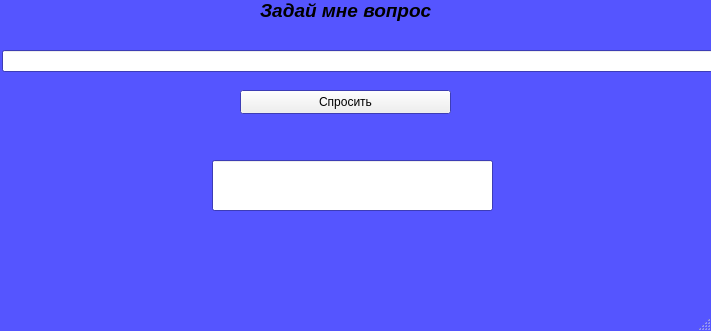
<?xml version="1.0" encoding="UTF-8"?>
<ui version="4.0">
 <class>MainWindow</class>
 <widget class="QMainWindow" name="MainWindow">
  <property name="geometry">
   <rect>
    <x>0</x>
    <y>0</y>
    <width>711</width>
    <height>331</height>
   </rect>
  </property>
  <property name="palette">
   <palette>
    <active>
     <colorrole role="Window">
      <brush brushstyle="SolidPattern">
       <color alpha="255">
        <red>85</red>
        <green>85</green>
        <blue>255</blue>
       </color>
      </brush>
     </colorrole>
     <colorrole role="Shadow">
      <brush brushstyle="SolidPattern">
       <color alpha="255">
        <red>0</red>
        <green>0</green>
        <blue>127</blue>
       </color>
      </brush>
     </colorrole>
     <colorrole role="HighlightedText">
      <brush brushstyle="SolidPattern">
       <color alpha="255">
        <red>255</red>
        <green>170</green>
        <blue>255</blue>
       </color>
      </brush>
     </colorrole>
     <colorrole role="LinkVisited">
      <brush brushstyle="SolidPattern">
       <color alpha="255">
        <red>108</red>
        <green>164</green>
        <blue>255</blue>
       </color>
      </brush>
     </colorrole>
     <colorrole role="AlternateBase">
      <brush brushstyle="SolidPattern">
       <color alpha="255">
        <red>255</red>
        <green>85</green>
        <blue>255</blue>
       </color>
      </brush>
     </colorrole>
    </active>
    <inactive>
     <colorrole role="Window">
      <brush brushstyle="SolidPattern">
       <color alpha="255">
        <red>85</red>
        <green>85</green>
        <blue>255</blue>
       </color>
      </brush>
     </colorrole>
     <colorrole role="Shadow">
      <brush brushstyle="SolidPattern">
       <color alpha="255">
        <red>0</red>
        <green>0</green>
        <blue>127</blue>
       </color>
      </brush>
     </colorrole>
     <colorrole role="HighlightedText">
      <brush brushstyle="SolidPattern">
       <color alpha="255">
        <red>255</red>
        <green>170</green>
        <blue>255</blue>
       </color>
      </brush>
     </colorrole>
     <colorrole role="LinkVisited">
      <brush brushstyle="SolidPattern">
       <color alpha="255">
        <red>108</red>
        <green>164</green>
        <blue>255</blue>
       </color>
      </brush>
     </colorrole>
     <colorrole role="AlternateBase">
      <brush brushstyle="SolidPattern">
       <color alpha="255">
        <red>255</red>
        <green>85</green>
        <blue>255</blue>
       </color>
      </brush>
     </colorrole>
    </inactive>
    <disabled>
     <colorrole role="Base">
      <brush brushstyle="SolidPattern">
       <color alpha="255">
        <red>85</red>
        <green>85</green>
        <blue>255</blue>
       </color>
      </brush>
     </colorrole>
     <colorrole role="Window">
      <brush brushstyle="SolidPattern">
       <color alpha="255">
        <red>85</red>
        <green>85</green>
        <blue>255</blue>
       </color>
      </brush>
     </colorrole>
     <colorrole role="Shadow">
      <brush brushstyle="SolidPattern">
       <color alpha="255">
        <red>0</red>
        <green>0</green>
        <blue>127</blue>
       </color>
      </brush>
     </colorrole>
     <colorrole role="HighlightedText">
      <brush brushstyle="SolidPattern">
       <color alpha="255">
        <red>255</red>
        <green>170</green>
        <blue>255</blue>
       </color>
      </brush>
     </colorrole>
     <colorrole role="LinkVisited">
      <brush brushstyle="SolidPattern">
       <color alpha="255">
        <red>108</red>
        <green>164</green>
        <blue>255</blue>
       </color>
      </brush>
     </colorrole>
     <colorrole role="AlternateBase">
      <brush brushstyle="SolidPattern">
       <color alpha="255">
        <red>255</red>
        <green>85</green>
        <blue>255</blue>
       </color>
      </brush>
     </colorrole>
    </disabled>
   </palette>
  </property>
  <property name="cursor">
   <cursorShape>PointingHandCursor</cursorShape>
  </property>
  <property name="windowTitle">
   <string>MainWindow</string>
  </property>
  <widget class="QWidget" name="centralwidget">
   <widget class="QLabel" name="label">
    <property name="geometry">
     <rect>
      <x>260</x>
      <y>0</y>
      <width>171</width>
      <height>21</height>
     </rect>
    </property>
    <property name="font">
     <font>
      <pointsize>14</pointsize>
      <italic>true</italic>
      <bold>true</bold>
     </font>
    </property>
    <property name="layoutDirection">
     <enum>Qt::LeftToRight</enum>
    </property>
    <property name="text">
     <string>Задай мне вопрос</string>
    </property>
    <property name="textFormat">
     <enum>Qt::AutoText</enum>
    </property>
   </widget>
   <widget class="QLineEdit" name="lineEdit">
    <property name="geometry">
     <rect>
      <x>2</x>
      <y>50</y>
      <width>711</width>
      <height>22</height>
     </rect>
    </property>
   </widget>
   <widget class="QPushButton" name="pushButton">
    <property name="geometry">
     <rect>
      <x>240</x>
      <y>90</y>
      <width>211</width>
      <height>24</height>
     </rect>
    </property>
    <property name="text">
     <string>Спросить</string>
    </property>
   </widget>
   <widget class="QLineEdit" name="answer">
    <property name="geometry">
     <rect>
      <x>212</x>
      <y>160</y>
      <width>281</width>
      <height>51</height>
     </rect>
    </property>
    <property name="text">
     <string/>
    </property>
    <property name="cursorPosition">
     <number>0</number>
    </property>
    <property name="readOnly">
     <bool>true</bool>
    </property>
   </widget>
  </widget>
  <widget class="QMenuBar" name="menubar">
   <property name="geometry">
    <rect>
     <x>0</x>
     <y>0</y>
     <width>711</width>
     <height>22</height>
    </rect>
   </property>
  </widget>
  <widget class="QStatusBar" name="statusbar"/>
 </widget>
 <resources/>
 <connections/>
</ui>
